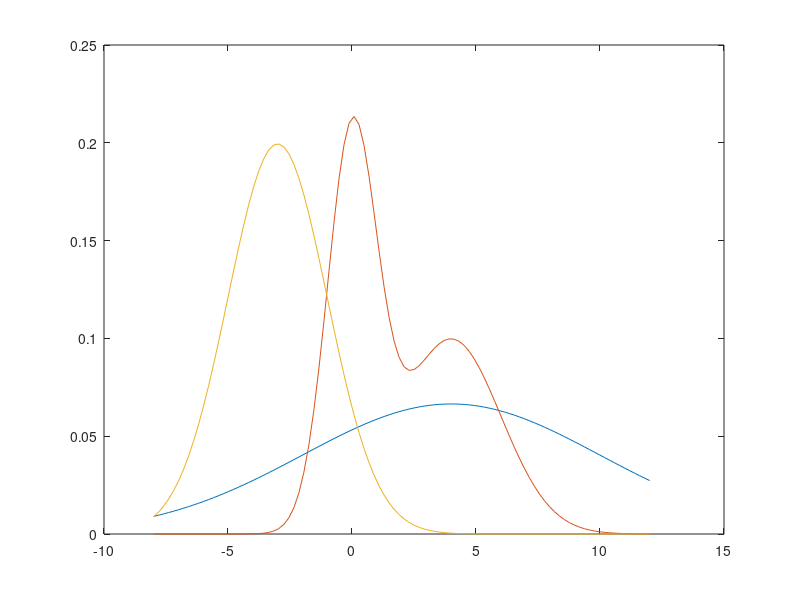

The MATLAB script that drew this image: (Note: this script raises an error after producing the figure.)
x=linspace(-8,12,100);
y1=normpdf(x,4,6);
y2=normpdf(x,0,1).*0.5+normpdf(x,4,2).*0.5;
y3=normpdf(x,-3,2);
plot(x,y1);
hold on
plot(x,y2);
plot(x,y3);
ax=gca;
ax.XLim=[-8,12];
legend('density1','density2','density3')

pause(0.5)
ggThemeDensity(gca,'grape');
